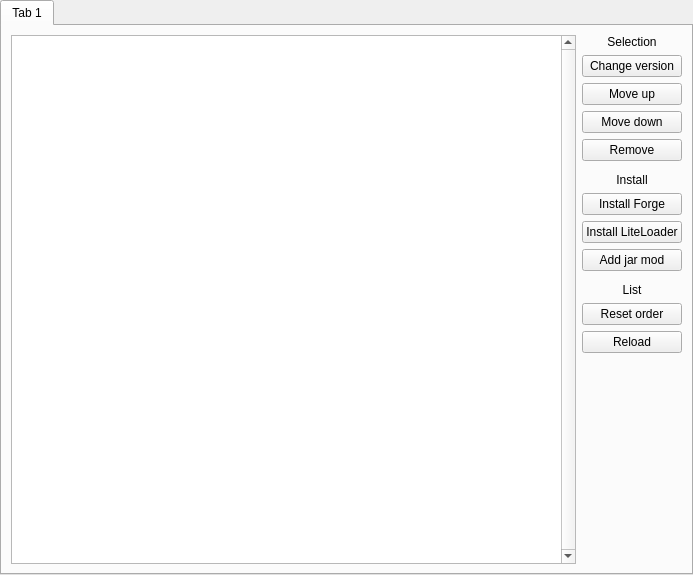
<?xml version="1.0" encoding="UTF-8"?>
<ui version="4.0">
 <class>VersionPage</class>
 <widget class="QWidget" name="VersionPage">
  <property name="geometry">
   <rect>
    <x>0</x>
    <y>0</y>
    <width>693</width>
    <height>575</height>
   </rect>
  </property>
  <property name="windowTitle">
   <string>Version</string>
  </property>
  <layout class="QVBoxLayout" name="verticalLayout">
   <property name="leftMargin">
    <number>0</number>
   </property>
   <property name="topMargin">
    <number>0</number>
   </property>
   <property name="rightMargin">
    <number>0</number>
   </property>
   <property name="bottomMargin">
    <number>0</number>
   </property>
   <item>
    <widget class="QTabWidget" name="tabWidget">
     <property name="currentIndex">
      <number>0</number>
     </property>
     <widget class="QWidget" name="tab">
      <attribute name="title">
       <string>Tab 1</string>
      </attribute>
      <layout class="QHBoxLayout" name="horizontalLayout">
       <item>
        <widget class="ModListView" name="libraryTreeView">
         <property name="verticalScrollBarPolicy">
          <enum>Qt::ScrollBarAlwaysOn</enum>
         </property>
         <property name="horizontalScrollBarPolicy">
          <enum>Qt::ScrollBarAlwaysOff</enum>
         </property>
         <property name="headerHidden">
          <bool>false</bool>
         </property>
         <attribute name="headerVisible">
          <bool>true</bool>
         </attribute>
        </widget>
       </item>
       <item>
        <layout class="QVBoxLayout" name="verticalLayout_4">
         <item>
          <widget class="QLabel" name="label">
           <property name="text">
            <string>Selection</string>
           </property>
           <property name="alignment">
            <set>Qt::AlignCenter</set>
           </property>
          </widget>
         </item>
         <item>
          <widget class="QPushButton" name="changeVersionBtn">
           <property name="text">
            <string>Change version</string>
           </property>
          </widget>
         </item>
         <item>
          <widget class="QPushButton" name="moveLibraryUpBtn">
           <property name="toolTip">
            <string>This isn't implemented yet.</string>
           </property>
           <property name="text">
            <string>Move up</string>
           </property>
          </widget>
         </item>
         <item>
          <widget class="QPushButton" name="moveLibraryDownBtn">
           <property name="toolTip">
            <string>This isn't implemented yet.</string>
           </property>
           <property name="text">
            <string>Move down</string>
           </property>
          </widget>
         </item>
         <item>
          <widget class="QPushButton" name="removeLibraryBtn">
           <property name="text">
            <string>Remove</string>
           </property>
          </widget>
         </item>
         <item>
          <widget class="LineSeparator" name="separator" native="true"/>
         </item>
         <item>
          <widget class="QLabel" name="label_2">
           <property name="text">
            <string>Install</string>
           </property>
           <property name="alignment">
            <set>Qt::AlignCenter</set>
           </property>
          </widget>
         </item>
         <item>
          <widget class="QPushButton" name="forgeBtn">
           <property name="toolTip">
            <string>Replace any current custom version with Minecraft Forge</string>
           </property>
           <property name="text">
            <string>Install Forge</string>
           </property>
          </widget>
         </item>
         <item>
          <widget class="QPushButton" name="liteloaderBtn">
           <property name="text">
            <string>Install LiteLoader</string>
           </property>
          </widget>
         </item>
         <item>
          <widget class="QPushButton" name="jarmodBtn">
           <property name="text">
            <string>Add jar mod</string>
           </property>
          </widget>
         </item>
         <item>
          <widget class="LineSeparator" name="widget" native="true"/>
         </item>
         <item>
          <widget class="QLabel" name="label_5">
           <property name="text">
            <string>List</string>
           </property>
           <property name="alignment">
            <set>Qt::AlignCenter</set>
           </property>
          </widget>
         </item>
         <item>
          <widget class="QPushButton" name="resetLibraryOrderBtn">
           <property name="toolTip">
            <string>This isn't implemented yet.</string>
           </property>
           <property name="text">
            <string>Reset order</string>
           </property>
          </widget>
         </item>
         <item>
          <widget class="QPushButton" name="reloadLibrariesBtn">
           <property name="text">
            <string>Reload</string>
           </property>
          </widget>
         </item>
         <item>
          <spacer name="verticalSpacer_7">
           <property name="orientation">
            <enum>Qt::Vertical</enum>
           </property>
           <property name="sizeHint" stdset="0">
            <size>
             <width>20</width>
             <height>40</height>
            </size>
           </property>
          </spacer>
         </item>
        </layout>
       </item>
      </layout>
     </widget>
    </widget>
   </item>
  </layout>
 </widget>
 <customwidgets>
  <customwidget>
   <class>ModListView</class>
   <extends>QTreeView</extends>
   <header>widgets/ModListView.h</header>
  </customwidget>
  <customwidget>
   <class>LineSeparator</class>
   <extends>QWidget</extends>
   <header>widgets/LineSeparator.h</header>
   <container>1</container>
  </customwidget>
 </customwidgets>
 <resources/>
 <connections/>
</ui>
